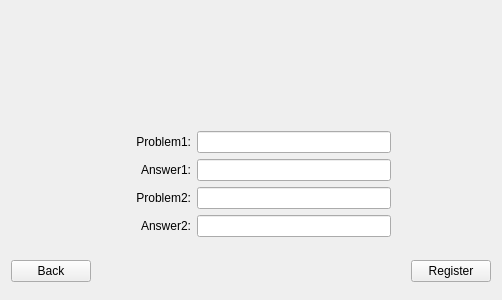
<?xml version="1.0" encoding="UTF-8"?>
<ui version="4.0">
 <class>reg_two</class>
 <widget class="QWidget" name="reg_two">
  <property name="geometry">
   <rect>
    <x>0</x>
    <y>0</y>
    <width>502</width>
    <height>300</height>
   </rect>
  </property>
  <property name="minimumSize">
   <size>
    <width>502</width>
    <height>300</height>
   </size>
  </property>
  <property name="maximumSize">
   <size>
    <width>502</width>
    <height>300</height>
   </size>
  </property>
  <property name="windowTitle">
   <string>Register</string>
  </property>
  <layout class="QVBoxLayout" name="verticalLayout_3">
   <item>
    <layout class="QVBoxLayout" name="verticalLayout">
     <item>
      <layout class="QHBoxLayout" name="horizontalLayout_8"/>
     </item>
     <item>
      <layout class="QHBoxLayout" name="horizontalLayout">
       <item>
        <widget class="QLabel" name="talkphoto">
         <property name="minimumSize">
          <size>
           <width>500</width>
           <height>100</height>
          </size>
         </property>
         <property name="maximumSize">
          <size>
           <width>500</width>
           <height>100</height>
          </size>
         </property>
         <property name="text">
          <string/>
         </property>
        </widget>
       </item>
      </layout>
     </item>
     <item>
      <layout class="QHBoxLayout" name="horizontalLayout_2">
       <item>
        <spacer name="horizontalSpacer">
         <property name="orientation">
          <enum>Qt::Horizontal</enum>
         </property>
         <property name="sizeType">
          <enum>QSizePolicy::Minimum</enum>
         </property>
         <property name="sizeHint" stdset="0">
          <size>
           <width>100</width>
           <height>20</height>
          </size>
         </property>
        </spacer>
       </item>
       <item>
        <layout class="QVBoxLayout" name="verticalLayout_2">
         <item>
          <layout class="QHBoxLayout" name="horizontalLayout_6">
           <item>
            <widget class="QLabel" name="label_5">
             <property name="minimumSize">
              <size>
               <width>80</width>
               <height>0</height>
              </size>
             </property>
             <property name="text">
              <string>Problem1:</string>
             </property>
             <property name="alignment">
              <set>Qt::AlignRight|Qt::AlignTrailing|Qt::AlignVCenter</set>
             </property>
            </widget>
           </item>
           <item>
            <widget class="QLineEdit" name="problem_1"/>
           </item>
          </layout>
         </item>
         <item>
          <layout class="QHBoxLayout" name="horizontalLayout_5">
           <item>
            <widget class="QLabel" name="label_4">
             <property name="minimumSize">
              <size>
               <width>80</width>
               <height>0</height>
              </size>
             </property>
             <property name="text">
              <string>Answer1:</string>
             </property>
             <property name="alignment">
              <set>Qt::AlignRight|Qt::AlignTrailing|Qt::AlignVCenter</set>
             </property>
            </widget>
           </item>
           <item>
            <widget class="QLineEdit" name="answer_1"/>
           </item>
          </layout>
         </item>
         <item>
          <layout class="QHBoxLayout" name="horizontalLayout_4">
           <item>
            <widget class="QLabel" name="label_3">
             <property name="minimumSize">
              <size>
               <width>80</width>
               <height>0</height>
              </size>
             </property>
             <property name="text">
              <string>Problem2:</string>
             </property>
             <property name="alignment">
              <set>Qt::AlignRight|Qt::AlignTrailing|Qt::AlignVCenter</set>
             </property>
            </widget>
           </item>
           <item>
            <widget class="QLineEdit" name="problem_2"/>
           </item>
          </layout>
         </item>
         <item>
          <layout class="QHBoxLayout" name="horizontalLayout_3">
           <item>
            <widget class="QLabel" name="label_2">
             <property name="minimumSize">
              <size>
               <width>80</width>
               <height>0</height>
              </size>
             </property>
             <property name="text">
              <string>Answer2:</string>
             </property>
             <property name="alignment">
              <set>Qt::AlignRight|Qt::AlignTrailing|Qt::AlignVCenter</set>
             </property>
            </widget>
           </item>
           <item>
            <widget class="QLineEdit" name="answer_2"/>
           </item>
          </layout>
         </item>
        </layout>
       </item>
       <item>
        <spacer name="horizontalSpacer_2">
         <property name="orientation">
          <enum>Qt::Horizontal</enum>
         </property>
         <property name="sizeType">
          <enum>QSizePolicy::Minimum</enum>
         </property>
         <property name="sizeHint" stdset="0">
          <size>
           <width>100</width>
           <height>20</height>
          </size>
         </property>
        </spacer>
       </item>
      </layout>
     </item>
     <item>
      <spacer name="verticalSpacer">
       <property name="orientation">
        <enum>Qt::Vertical</enum>
       </property>
       <property name="sizeType">
        <enum>QSizePolicy::Minimum</enum>
       </property>
       <property name="sizeHint" stdset="0">
        <size>
         <width>20</width>
         <height>10</height>
        </size>
       </property>
      </spacer>
     </item>
     <item>
      <layout class="QHBoxLayout" name="horizontalLayout_7">
       <item>
        <widget class="QPushButton" name="back">
         <property name="text">
          <string>Back</string>
         </property>
        </widget>
       </item>
       <item>
        <spacer name="horizontalSpacer_4">
         <property name="orientation">
          <enum>Qt::Horizontal</enum>
         </property>
         <property name="sizeType">
          <enum>QSizePolicy::Expanding</enum>
         </property>
         <property name="sizeHint" stdset="0">
          <size>
           <width>120</width>
           <height>20</height>
          </size>
         </property>
        </spacer>
       </item>
       <item>
        <widget class="QPushButton" name="register_2">
         <property name="text">
          <string>Register</string>
         </property>
        </widget>
       </item>
      </layout>
     </item>
    </layout>
   </item>
  </layout>
 </widget>
 <resources/>
 <connections/>
</ui>
